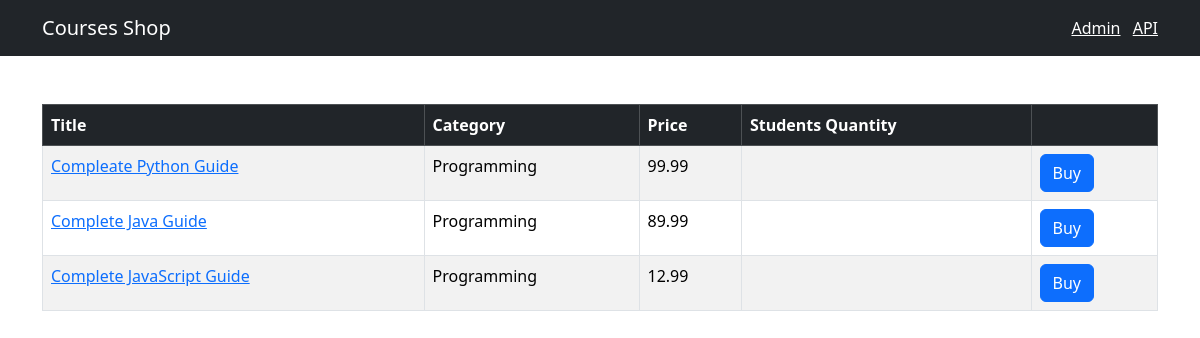
The app's page /, older data.
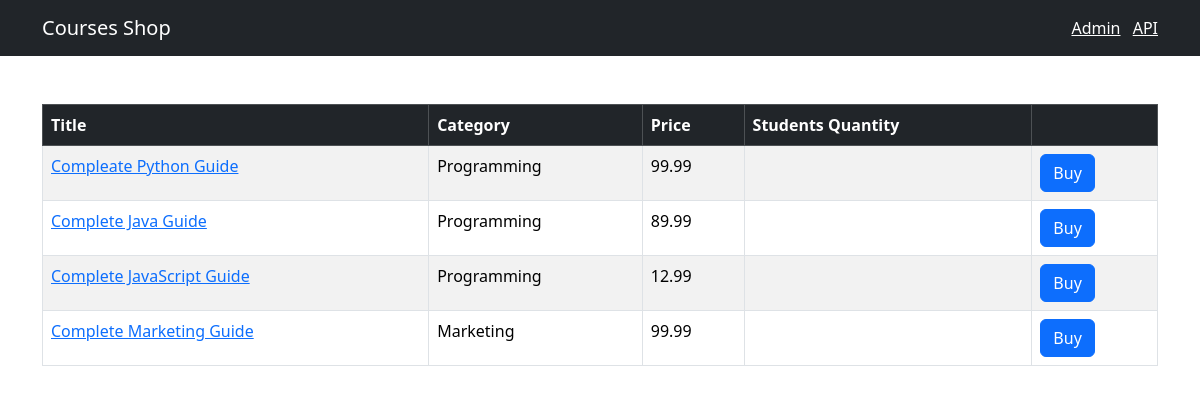
The same page, newer data.
### shop/models.py (models this page shows, shortened)
class Course(models.Model):
    title = models.CharField(max_length=300)
    price = models.FloatField()
    student_qty = models.IntegerField()
    reviews_qty = models.IntegerField()
    category = models.ForeignKey(Category, on_delete=models.CASCADE)
    created_at = models.DateTimeField(default=timezone.now)

class Category(models.Model):
    title = models.CharField(max_length=255)
    created_at = models.DateTimeField(default=timezone.now)
    def __str__(self):
        return self.title

### shop/views.py (the view)
# urls.py: path('', include(api.urls), name='index')
def index(request):
    courses = Course.objects.all()
    return render(request, 'shop/courses.html', {'courses': courses})

### templates/shop/courses.html (shortened to what this page needs)
{% extends "base.html" %}
{% block content %}
<table class="table mt-5 table-bordered table-striped table-hover">
  <thead class="table-dark">
    <tr>
      <th>Title</th>
      <th>Category</th>
      <th>Price</th>
      <th>Students Quantity</th>
      <th></th>
    </tr>
  </thead>
  <tbody>
    {% for course in courses %}
    <tr>
      <td>
        <a href={% url "shop:single_course" course.id %}>{{ course.title }}</a>
        </td>
      <td>{{ course.category }}</td>
      <td>{{ course.price }}</td>
      <td>{{ course.students_qty }}</td>
      <td><button class="btn btn-primary">Buy</button></td>
    </tr>
    {% endfor %}
  </tbody>
</table>
{% endblock %}

Row changes from the older to the newer data that the page shows:
added Course: title "Complete Marketing Guide", category "Marketing", price "99.99"
